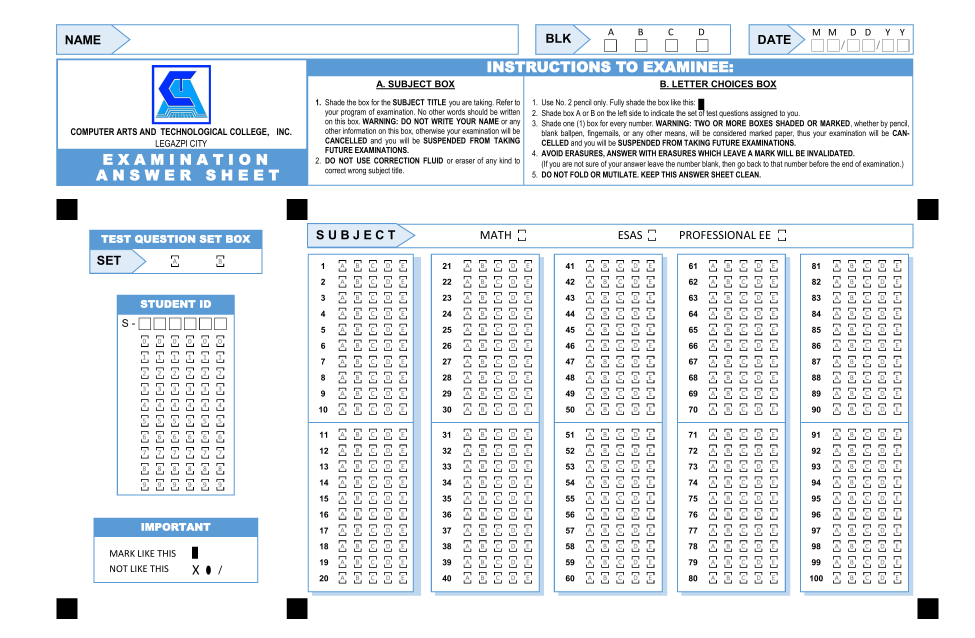
#> input picture reference/sheet-1.png, 3900 x 2550 px, found by its file name (shown at 1/4 size)
$ python calibrate.py
#> lines starting #> are read from the running program, lines starting #| are printed output that depends on the picture; after the words box and inside, x2 and y2 are one past the last pixel; in counts of white or black regions, pixels touching at a corner belong together
#!/usr/bin/env python3
"""
SheetBlueprint.kt answer-zone calibration script.
Input:  C:\\tmp\\cal\\sheet-1.png  (3900x2550, 300 DPI PDF render)
Output: Kotlin constant block + debug PNGs in C:\\tmp\\cal\\
"""

import cv2
import numpy as np
import os, sys
from datetime import date
from scipy.signal import find_peaks

INPUT   = r'C:\tmp\cal\sheet-1.png'
OUTDIR  = r'C:\tmp\cal'
WARP_W  = 2400
WARP_H  = 1500
COL_SUBWARP_LONG = 1600   # normalise longer side to this

# Legacy SheetBlueprint constants (calibrated for 2400×1400 warp):
LEGACY_BLOCK_ANCHOR_X = [173, 641, 1109, 1577, 2045]
LEGACY_CHOICE_PITCH   = 58
LEGACY_ROW_Y = [182, 235, 287, 338, 390, 442, 493, 546, 598, 650,
                732, 785, 837, 888, 940, 992, 1043, 1096, 1148, 1200]
LEGACY_SUBJ_X = [855, 1350, 1845]   # subject bubble x in 2400×(any) warp

# Scale row positions to the new 1500-px warp height
SCALE_Y = WARP_H / 1400.0
ROW_Y_1500 = [y * SCALE_Y for y in LEGACY_ROW_Y]
# Average inter-row stride (within each sub-group of 10)
STRIDES_1500  = [(ROW_Y_1500[i+1] - ROW_Y_1500[i]) for i in range(9)] + \
               [(ROW_Y_1500[i+1] - ROW_Y_1500[i]) for i in range(10, 19)]
MEAN_STRIDE   = float(np.mean(STRIDES_1500))      # ~55.7 px in 1500-warp
SUBGROUP_GAP  = ROW_Y_1500[10] - ROW_Y_1500[9]   # gap between row 9 and 10

# Helpers ─────────────────────────────────────────────────────────────────────

def fmt(pt): return f"({pt[0]:.1f},{pt[1]:.1f})"

def smooth1d(a, half_win=5):
    k = np.ones(2*half_win+1) / (2*half_win+1)
    return np.convolve(a.astype(float), k, mode='same')

# [12 lines left out: function find_valleys, not called in this run]

def save(name, img):
    cv2.imwrite(os.path.join(OUTDIR, name), img)
    print(f"  Saved {name}")

# ── A. Load + detect 6 markers ────────────────────────────────────────────────

img_bgr = cv2.imread(INPUT)
#> img_bgr is the input picture: shape (2550, 3900, 3); mean B, G, R 240.2, 236, 231.5
assert img_bgr is not None, f"Cannot read {INPUT}"
H_img, W_img = img_bgr.shape[:2]
print(f"Image: {W_img}x{H_img}")
#| Image: 3900x2550

gray = cv2.cvtColor(img_bgr, cv2.COLOR_BGR2GRAY)
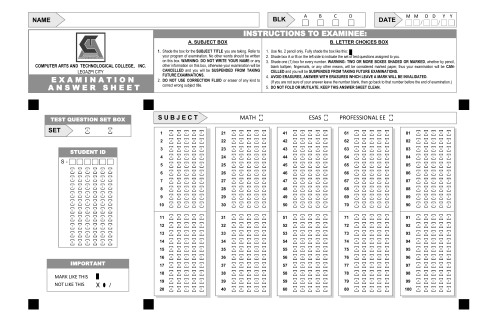
#> gray: shape (2550, 3900) (shown at 1/8 size); min 0, max 255, mean 235.1
clahe_m = cv2.createCLAHE(3.0, (32,32))
_, binary = cv2.threshold(clahe_m.apply(gray), 0, 255,
                           cv2.THRESH_BINARY_INV | cv2.THRESH_OTSU)
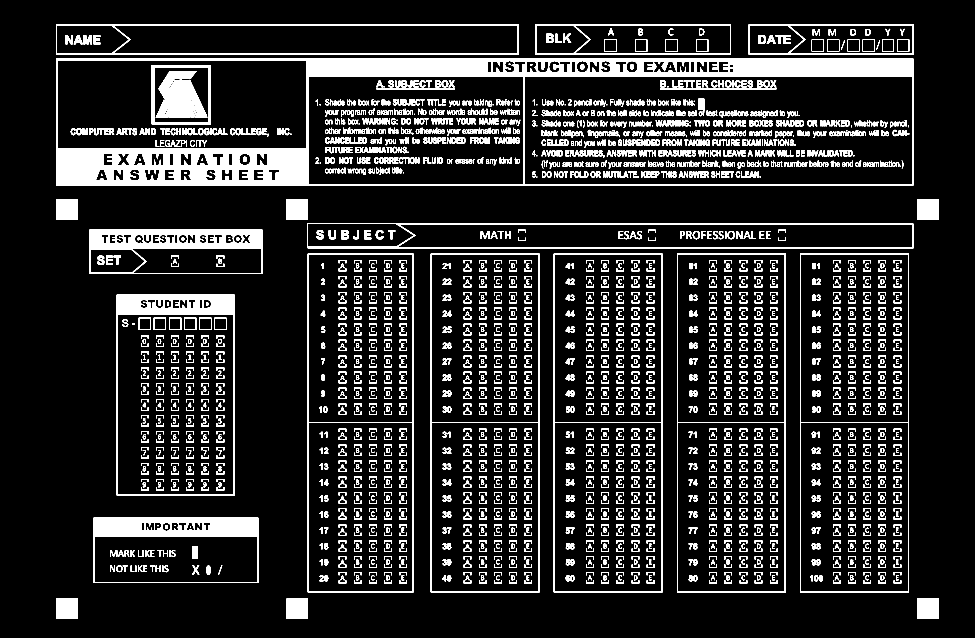
#> binary: shape (2550, 3900) (shown at 1/4 size); 11.1% white; 3053 white regions (64 under 20 px)

# Reference-PDF markers: solid squares ≈84×84 px (area ≈7056) at 300 DPI
cnts, _ = cv2.findContours(binary, cv2.RETR_EXTERNAL, cv2.CHAIN_APPROX_SIMPLE)
#> cnts = 19 contours; largest, box (x1, y1, x2, y2) and area: (225, 234, 3653, 744) 1741922, (3200, 1015, 3636, 2369) 588555, (2708, 1015, 3144, 2369) 588555, (2215, 1015, 2651, 2369) 588555, (1723, 1015, 2159, 2369) 588555
cands = []
for cnt in cnts:
    bx, by, bw, bh = cv2.boundingRect(cnt)
    ba = bw * bh
    if ba < 3000 or ba > 15000: continue
    if bw/bh < 0.6 or bw/bh > 1.6: continue
    if cv2.contourArea(cnt) / ba < 0.75: continue
    cands.append((bx+bw/2.0, by+bh/2.0, ba))
#> this loop made 19 passes
#> (cnt, bx, by, bw, bh, ba) on passes 1 to 5: ([[3670, 2393], [3670, 2475], [3753, 2475], [3753, 2393]], 3670, 2393, 84, 83, 6972), ([[1147, 2393], [1147, 2475], [1229, 2475], [1229, 2393]], 1147, 2393, 83, 83, 6889), ([[226, 2393], [226, 2475], [309, 2475], [309, 2393]], 226, 2393, 84, 83, 6972), ([[374, 2071], [374, 2331], [1032, 2331], [1032, 2071]], 374, 2071, 659, 261, 171999), ([[467, 1179], [467, 1981], [938, 1981], [938, 1179]], 467, 1179, 472, 803, 379016)
#> after the loop, cands = [(3712, 2434.5, 6972), (1188.5, 2434.5, 6889), (268, 2434.5, 6972), (3712, 838, 7056), (1188.5, 838, 6972), (268, 838, 7056)]

cands.sort(key=lambda c: c[2], reverse=True)

# Find y-split via largest gap between consecutive sorted-y values
cy_sorted = sorted(cands[:20], key=lambda c: c[1])
#> cy_sorted = [(3712, 838, 7056), (268, 838, 7056), (1188.5, 838, 6972), (3712, 2434.5, 6972), (268, 2434.5, 6972), (1188.5, 2434.5, 6889)]
ys = [c[1] for c in cy_sorted]
#> ys = [838, 838, 838, 2434.5, 2434.5, 2434.5]
split_idx = max(range(len(ys)-1), key=lambda i: ys[i+1]-ys[i]) + 1
#> split_idx = 3
split_y   = (ys[split_idx-1] + ys[split_idx]) / 2
#> split_y = 1636.2
print(f"  {len(cands)} marker candidates, row split at y={split_y:.0f}")
#|   6 marker candidates, row split at y=1636

top3 = sorted([c for c in cands[:20] if c[1] < split_y], key=lambda c: c[0])[:3]
#> top3 = [(268, 838, 7056), (1188.5, 838, 6972), (3712, 838, 7056)]
bot3 = sorted([c for c in cands[:20] if c[1] >= split_y], key=lambda c: c[0])[:3]
#> bot3 = [(268, 2434.5, 6972), (1188.5, 2434.5, 6889), (3712, 2434.5, 6972)]

if len(top3) < 3 or len(bot3) < 3:
    print(f"ERROR: only top={len(top3)} bot={len(bot3)} markers."); sys.exit(1)

TL,TM,TR = (top3[0][:2],top3[1][:2],top3[2][:2])
#> TL = (268, 838); TM = (1188.5, 838); TR = (3712, 838)
BL,BM,BR = (bot3[0][:2],bot3[1][:2],bot3[2][:2])
#> BL = (268, 2434.5); BM = (1188.5, 2434.5); BR = (3712, 2434.5)
print(f"TL={fmt(TL)}  TM={fmt(TM)}  TR={fmt(TR)}")
#| TL=(268.0,838.0)  TM=(1188.5,838.0)  TR=(3712.0,838.0)
print(f"BL={fmt(BL)}  BM={fmt(BM)}  BR={fmt(BR)}")
#| BL=(268.0,2434.5)  BM=(1188.5,2434.5)  BR=(3712.0,2434.5)

# Alignment sanity
for name, a, b, c in [("top-row", TL, TM, TR), ("bot-row", BL, BM, BR)]:
    if abs(a[1]-b[1]) > 50 or abs(b[1]-c[1]) > 50:
        print(f"ERROR: {name} markers not horizontally aligned."); sys.exit(1)
#> this loop made 2 passes
#> (name, a, b, c) on passes 1 to 2: ('top-row', (268, 838), (1188.5, 838), (3712, 838)), ('bot-row', (268, 2434.5), (1188.5, 2434.5), (3712, 2434.5))

# ── B. Warp answer zone to 2400×1500 ─────────────────────────────────────────
src = np.float32([TM, TR, BM, BR])
#> src = [[1188.5, 838], [3712, 838], [1188.5, 2434.5], [3712, 2434.5]]
dst = np.float32([(0,0),(WARP_W,0),(0,WARP_H),(WARP_W,WARP_H)])
M   = cv2.getPerspectiveTransform(src, dst)
#> M = [[0.951, 0, -1130.3], [3.06e-17, 0.94, -787.3], [0, 0, 1]]
warp_gray = cv2.warpPerspective(gray, M, (WARP_W, WARP_H))
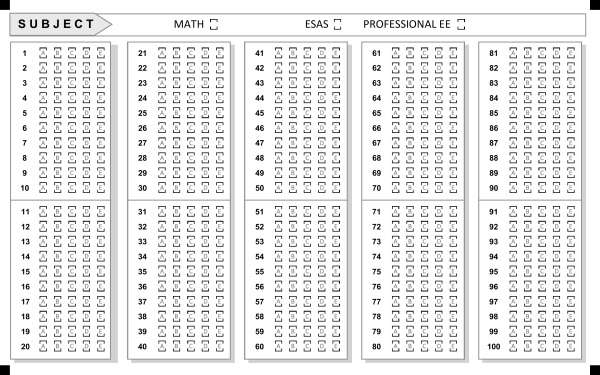
#> warp_gray: shape (1500, 2400) (shown at 1/4 size); min 0, max 255, mean 234.7
save('warped_answer.png', warp_gray)

# Binary (same as AnswerZoneProcessor.computeColumnBinary)
clahe2   = cv2.createCLAHE(2.0, (8,8))
warp_enh = clahe2.apply(warp_gray)
warp_bin = cv2.adaptiveThreshold(warp_enh, 255,
               cv2.ADAPTIVE_THRESH_GAUSSIAN_C, cv2.THRESH_BINARY, 51, 8)
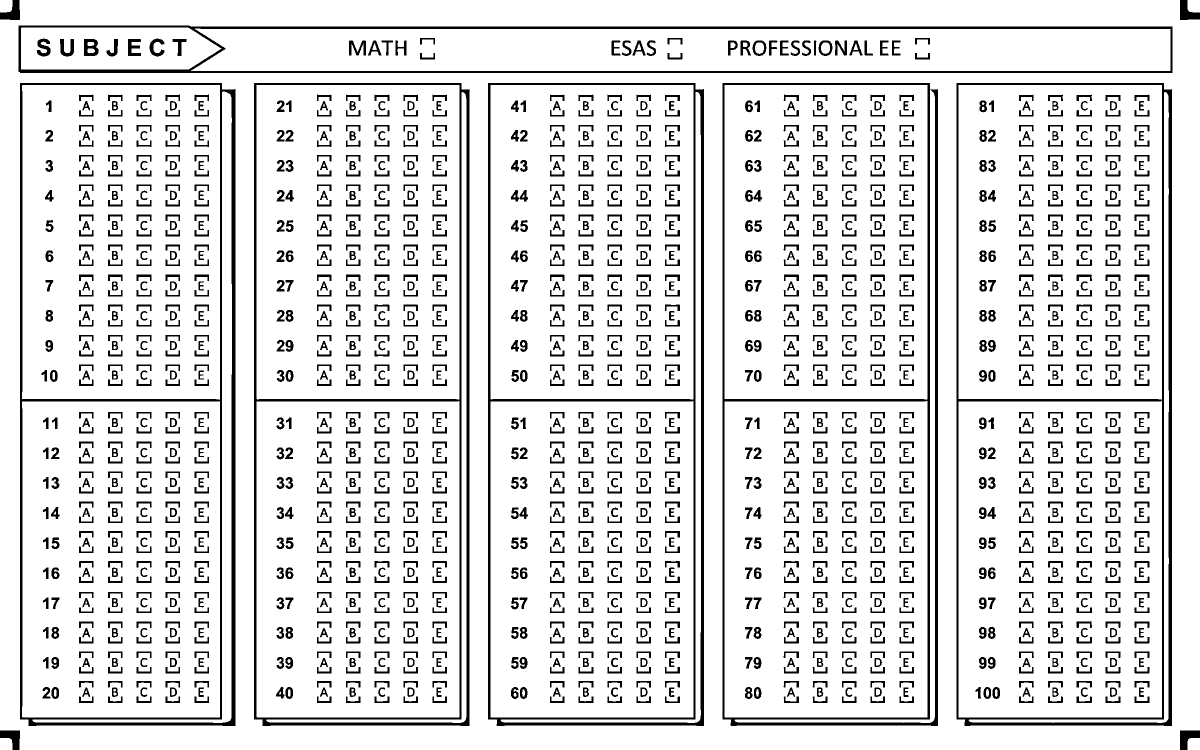
#> warp_bin: shape (1500, 2400) (shown at 1/2 size); 87.5% white; 1737 black regions, largest, box (x1, y1, x2, y2) and area: (40, 166, 471, 1452) 29187, (976, 166, 1408, 1452) 27227, (508, 166, 939, 1452) 26986
k3 = cv2.getStructuringElement(cv2.MORPH_RECT, (3,3))
warp_bin = cv2.morphologyEx(warp_bin, cv2.MORPH_CLOSE, k3)
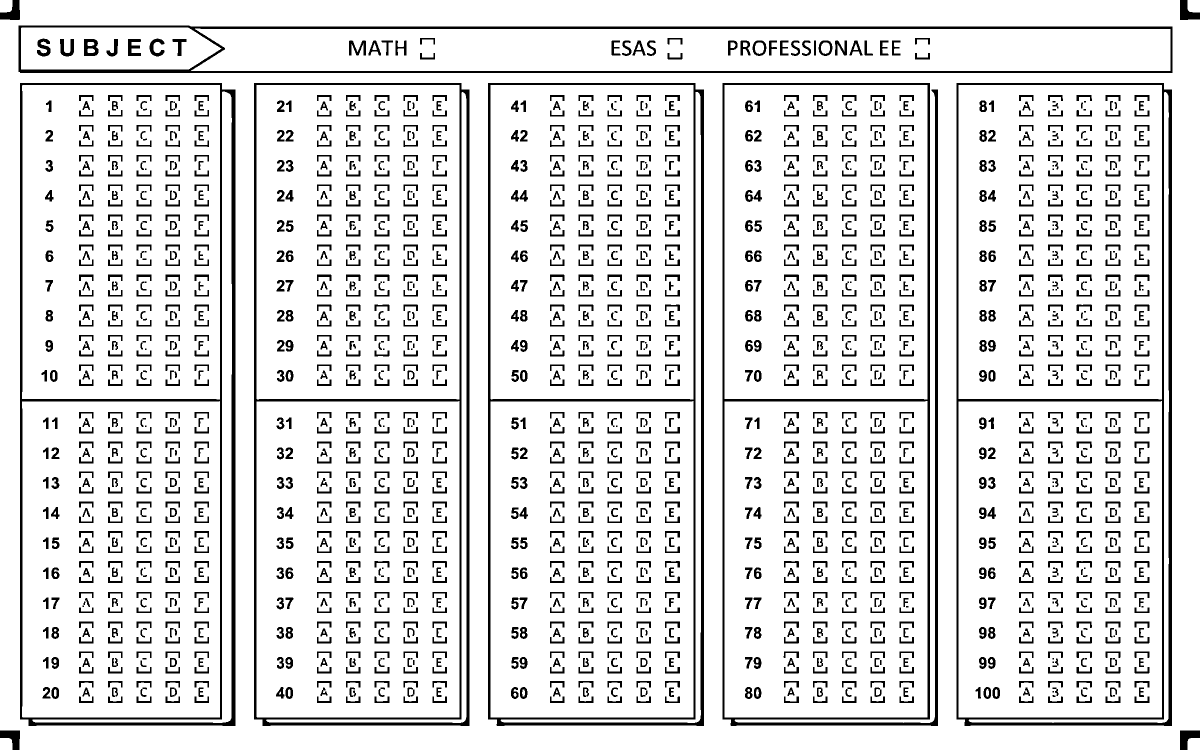
#> warp_bin: shape (1500, 2400) (shown at 1/2 size); 87.7% white; 1976 black regions (119 under 20 px), largest, box (x1, y1, x2, y2) and area: (40, 166, 471, 1452) 29185, (976, 166, 1408, 1452) 27225, (508, 166, 939, 1452) 26985
# dark content = 0, background = 255

# ── C1. Subject strip ─────────────────────────────────────────────────────────
# Detect subject-cell y by sampling horizontal projection ONLY in narrow x-strips
# around each expected subject-bubble x-position (avoids contamination from the
# top border line which spans the full width).
print("\n[Subject strip]")
SUBJ_SEARCH_Y0, SUBJ_SEARCH_Y1 = 55, 180
STRIP_HALF_W = 80

subj_strip_ys = []
for exp_x in LEGACY_SUBJ_X:
    x0s = max(0, exp_x - STRIP_HALF_W)
    x1s = min(WARP_W, exp_x + STRIP_HALF_W)
    strip_h = np.sum(warp_bin[SUBJ_SEARCH_Y0:SUBJ_SEARCH_Y1, x0s:x1s] == 0, axis=1).astype(float)
    strip_h_sm = smooth1d(strip_h, half_win=3)
    strip_h_sm[:10] = 0   # skip top-edge border artifact
    peak_local = int(np.argmax(strip_h_sm))
    peak_global = peak_local + SUBJ_SEARCH_Y0
    subj_strip_ys.append(peak_global)
    print(f"  exp_x={exp_x}: peak_y={peak_global}")
#> this loop made 3 passes
#|   exp_x=855: peak_y=142
#|   exp_x=1350: peak_y=142
#|   exp_x=1845: peak_y=142
#> after the loop, subj_strip_ys = [142, 142, 142]
#> (the rest of the program and of its run is left out)
